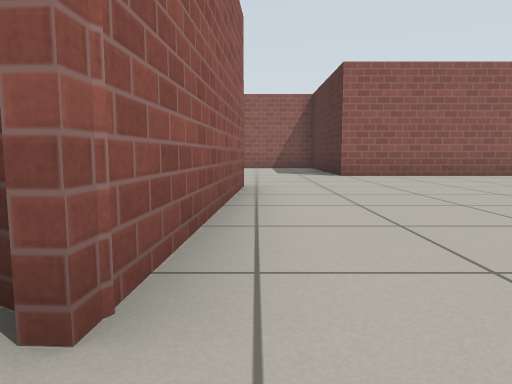
view 1 (above)

23 first-person views from a walk through a world built for the Gazebo simulator. The camera is 0.5 m above the floor, tilts 6° down and sees 70° across. The floor is counted in squares, 1 m on a side. Each view is taken from the middle of a square. On the plan, view 1 faces up. The plan holds only what a view shows up to about 9 squares ahead; the rest is blank. The place goes on beyond the plan. Simple patterns stand in for the simulator's built-in surfaces.

view 2
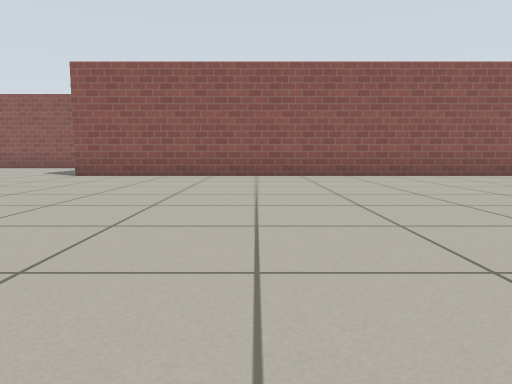

view 3
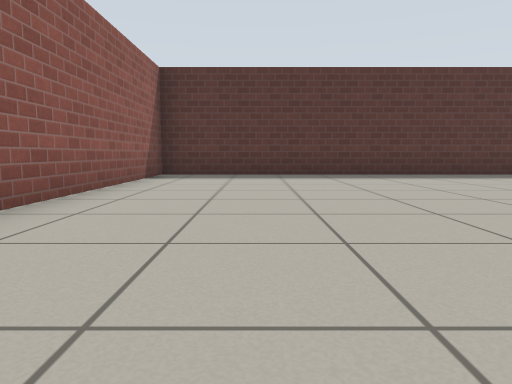

view 4
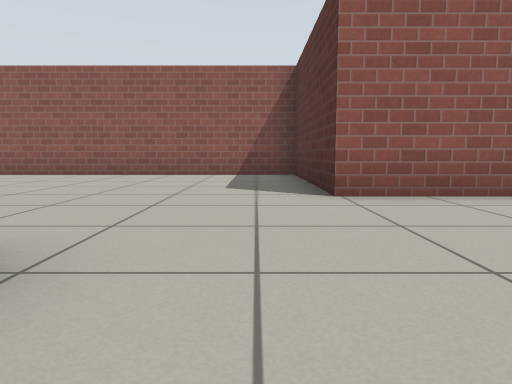

view 5
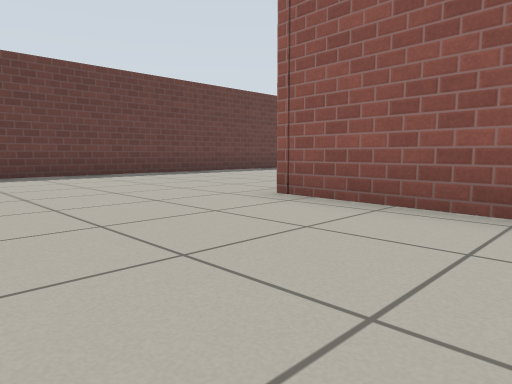

view 6
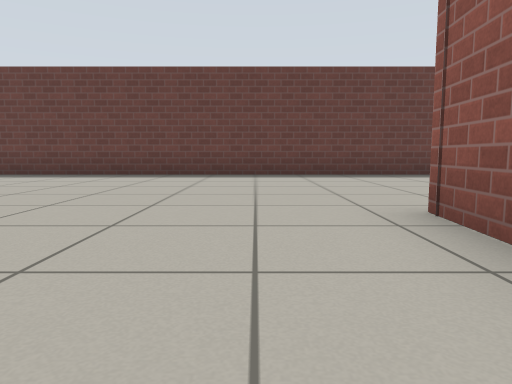

view 7
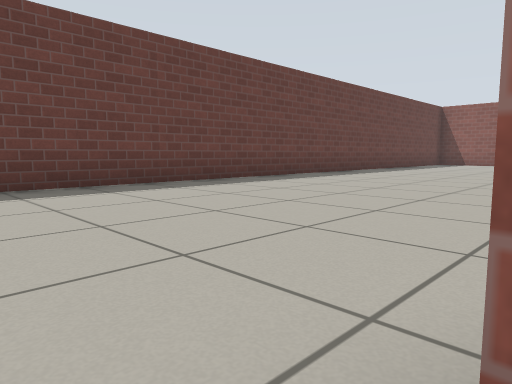

view 8
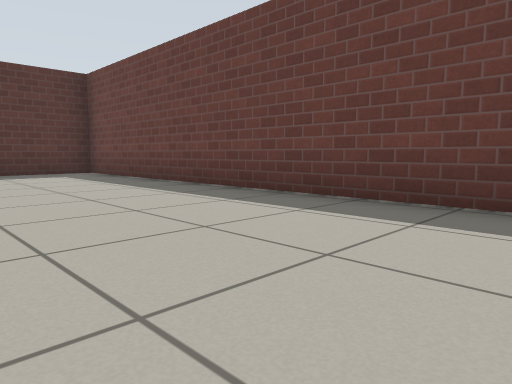

view 9
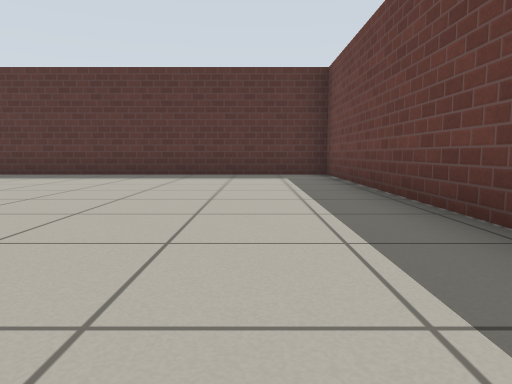

view 10
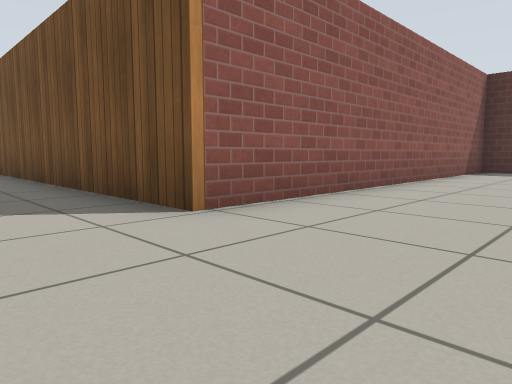

view 11
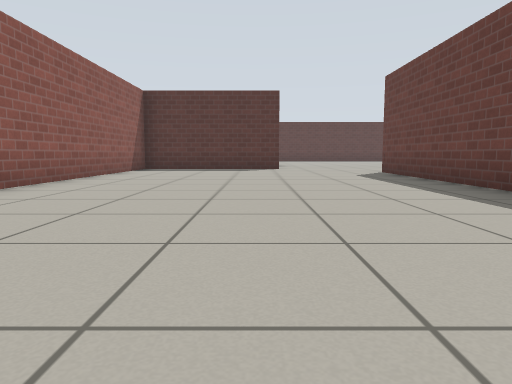

view 12
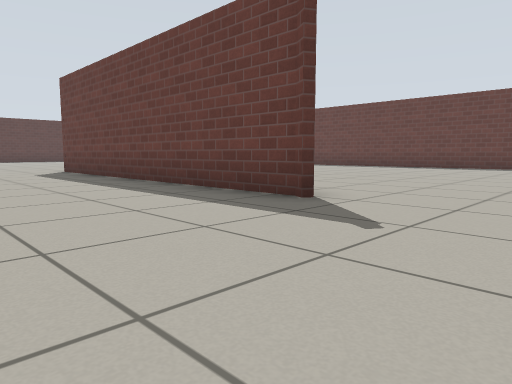

view 13
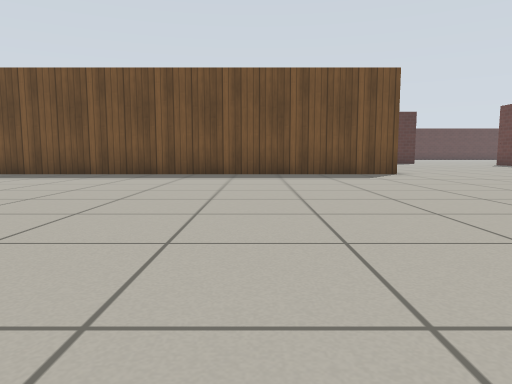

view 14
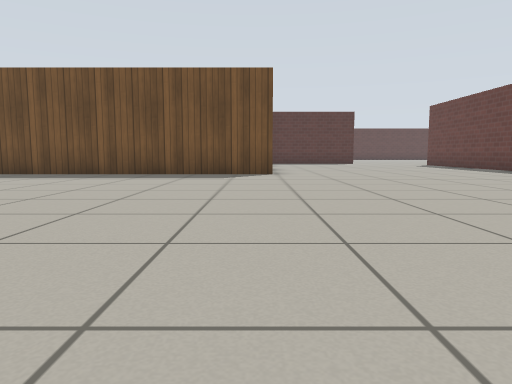

view 15
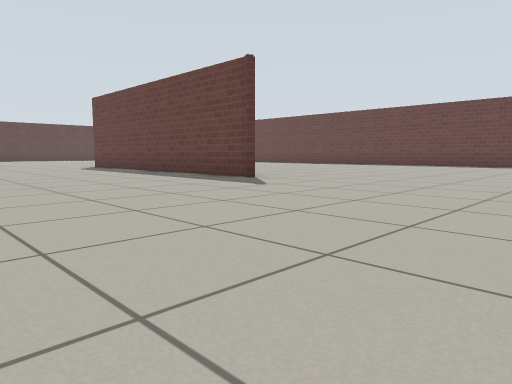

view 16
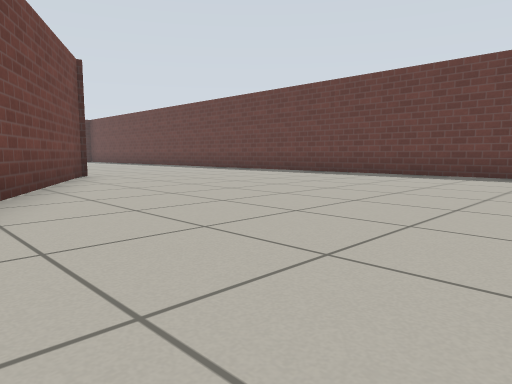

view 17
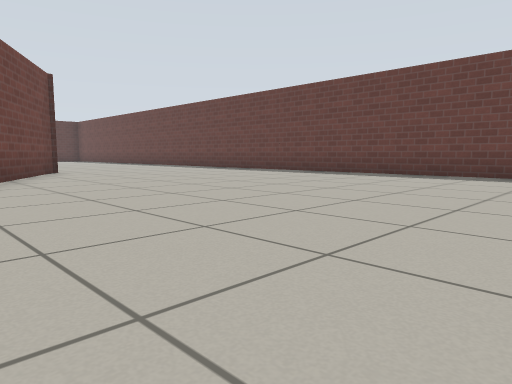

view 18
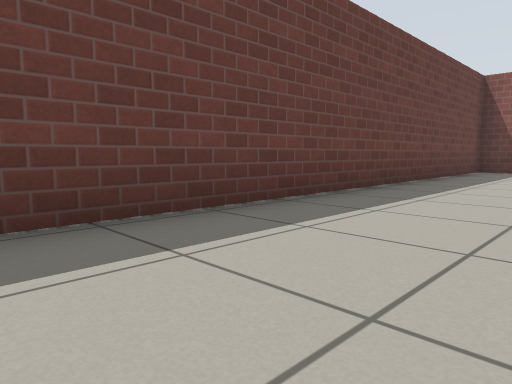

view 19
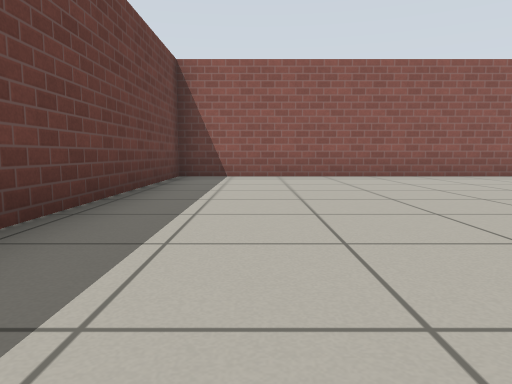

view 20
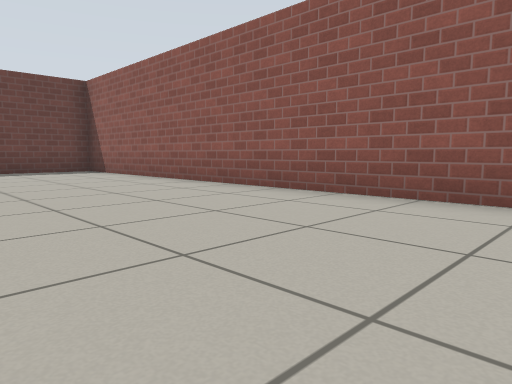

view 21
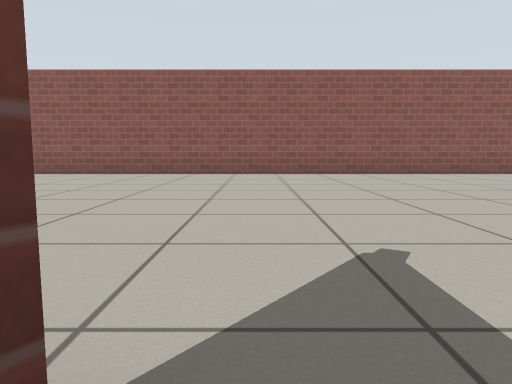

view 22
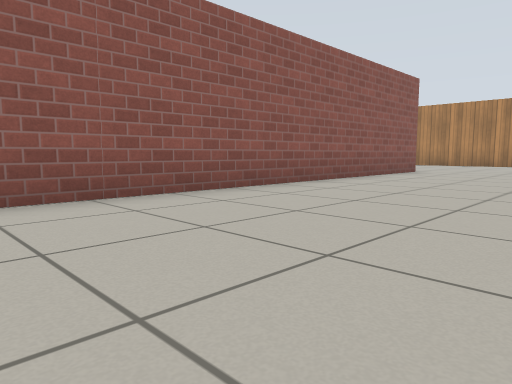

view 23
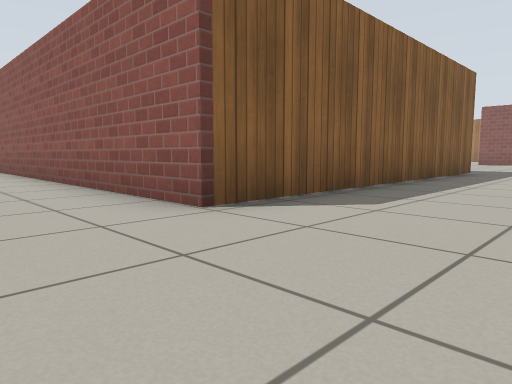

### Floor plan
Points are (right, up) in squares from view 1. A wall is a line through its corners. A room is listed if a view was taken in it or the views show most of it. See-through windows are left out.
Room 1 (views 1, 2, 3, 4, 5, 6, 7, 8, 9, 10, 11, 12, 13, 14, 15, 16, 17, 18, 19, 20, 21, 22, 23)
walls: (-8.4, 5.6) (-0.9, 5.6); (-0.2, 5.6) (-0.5, 0.9) (-4.4, 3.2); (-25.3, 17.3) (-17, 17.3) (-17, -4.7) (13.8, -4.7) (13.8, 8.3) (1.9, 8.3) (1.9, 12.6) (-7.2, 12.6) (-7.2, 21.5)

Positions as (right, up) in squares from view 1, and headings:
1: (0, 0), facing up
2: (6, 0), facing up
3: (5, 6), facing right
4: (1, 4), facing up
5: (3, 4), facing down-left
6: (1, 4), facing down
7: (0, 1), facing down-left
8: (4, -1), facing down-right
9: (5, -3), facing right
10: (-9, 10), facing up-right
11: (-10, 9), facing right
12: (-11, 9), facing down-right
13: (-16, 16), facing right
14: (-16, 13), facing right
15: (-14, 11), facing down-right
16: (-9, 4), facing down-right
17: (-11, 4), facing down-right
18: (-6, -2), facing down-left
19: (-9, -3), facing left
20: (-13, 6), facing down-left
21: (-8, 6), facing left
22: (-13, 7), facing up-left
23: (-15, 20), facing down-left
